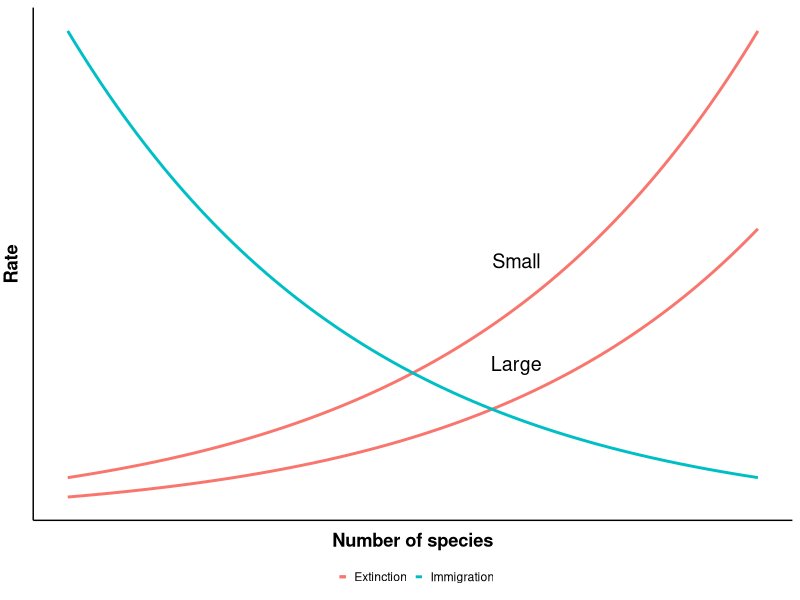
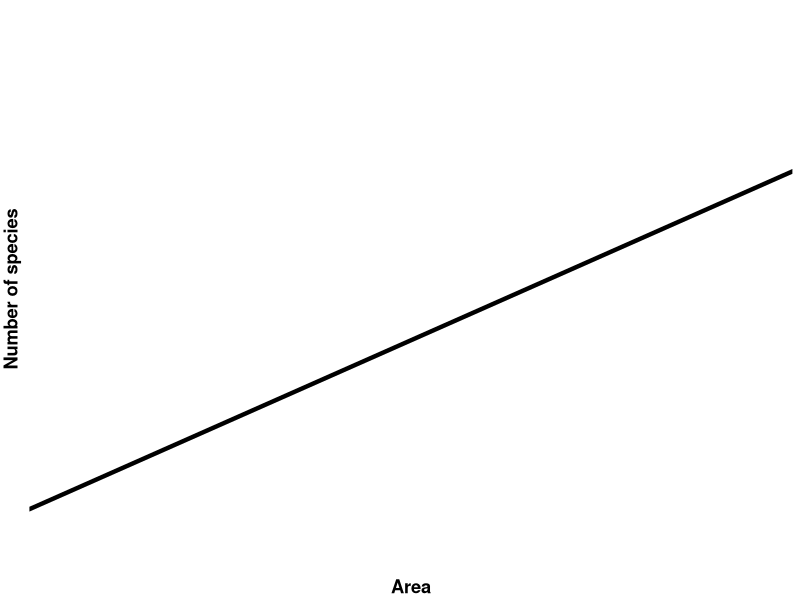
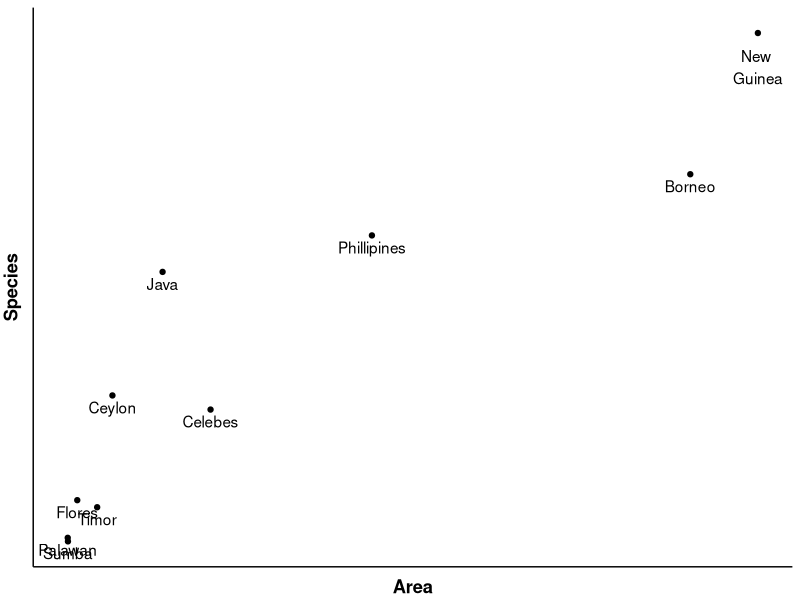
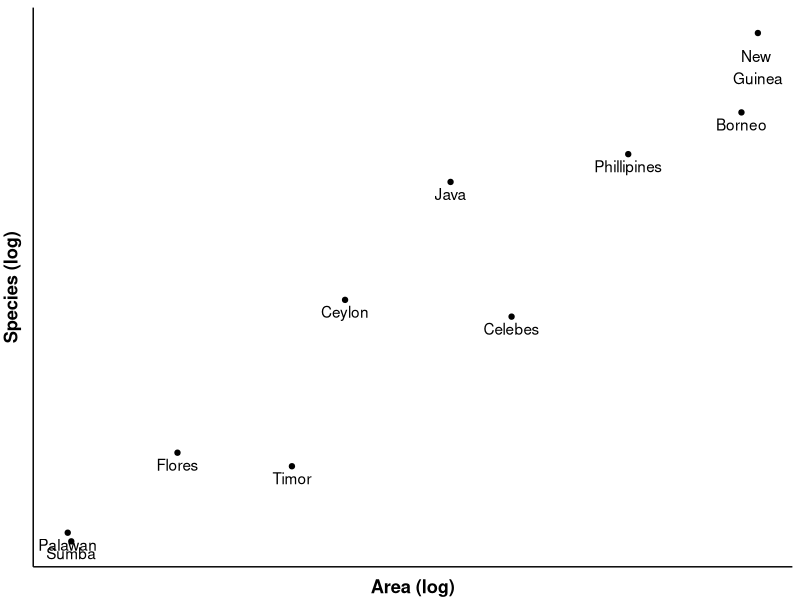
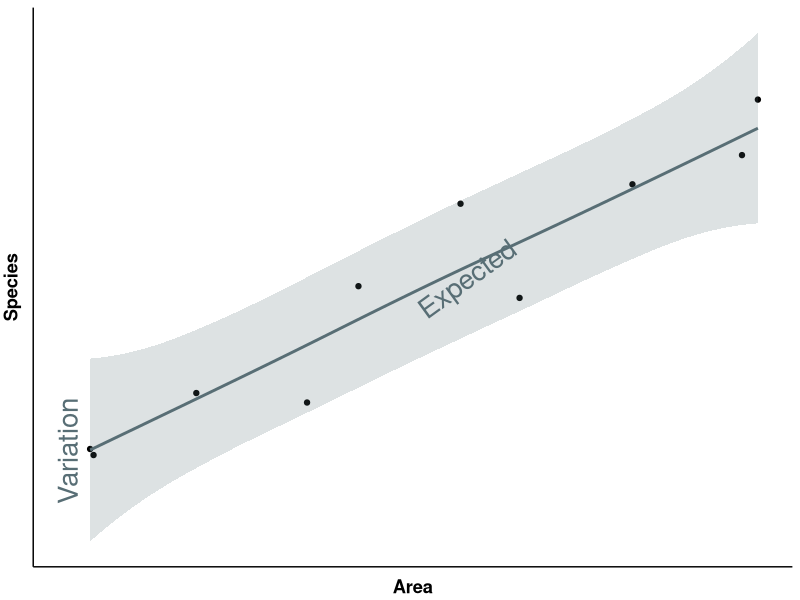
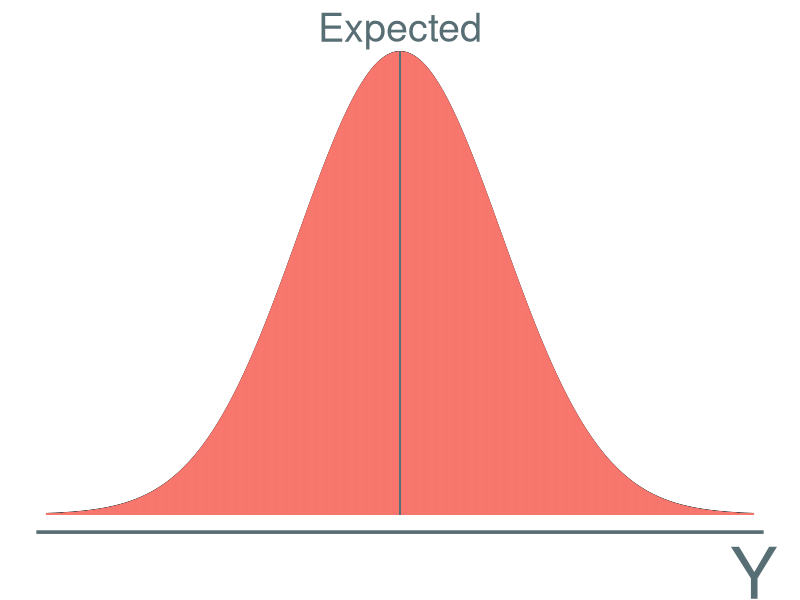
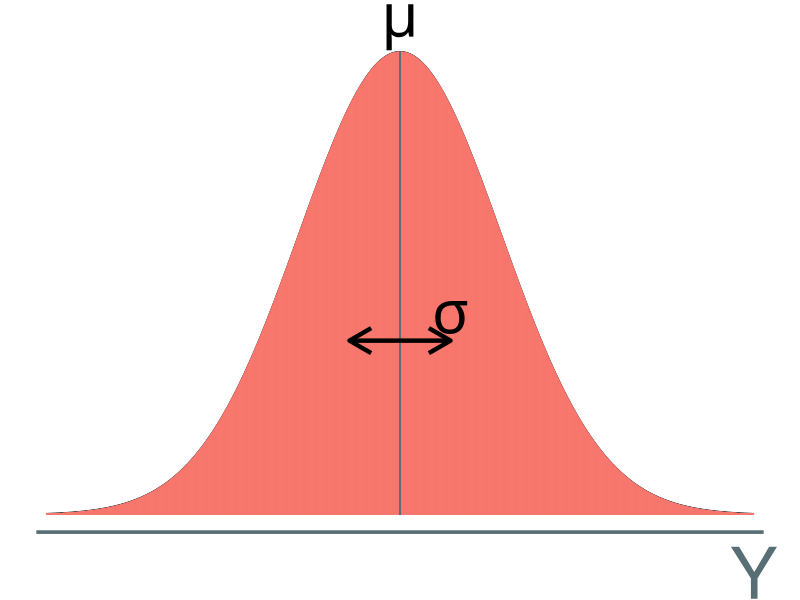
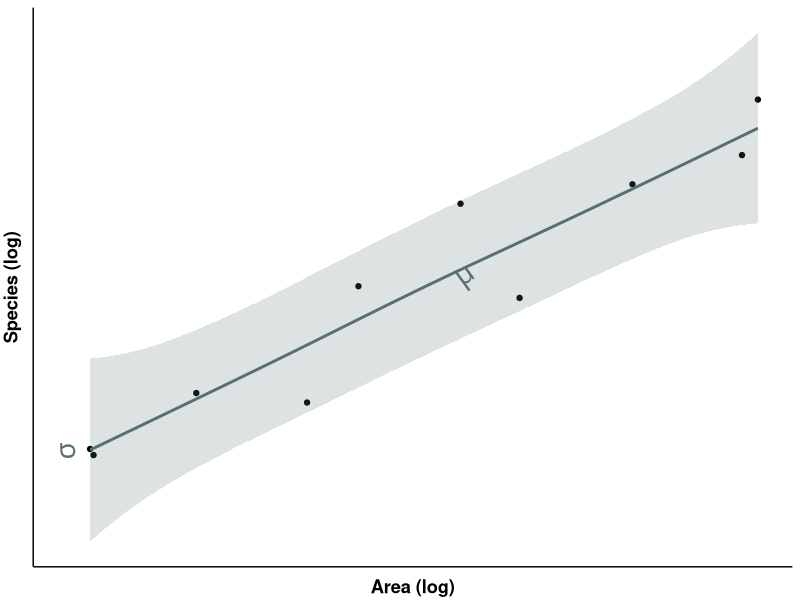

Recreate these plots in R, in order. (Note: this script raises an error after producing the figures.)
# Graphics for presentation

library(ggplot2)

## ggplot theme
my_theme <- theme(
     panel.background = element_rect(fill='transparent'),
     plot.background = element_rect(fill='transparent', color=NA),
     #panel.grid.major = element_blank(),
     #panel.grid.minor = element_blank(),
     legend.background = element_rect(fill='transparent', color = NA),
     legend.box.background = element_rect(fill='transparent', color = NA),
     axis.title = element_text(face = "bold",size = rel(1.2)),
     axis.title.y = element_text(angle=90,vjust =2),
     axis.title.x = element_text(vjust = -0.2),
     axis.line = element_line(colour="black"),
     axis.ticks = element_line(),
     axis.text.x = element_blank(),
     axis.ticks.x = element_blank(),
     axis.text.y = element_blank(),
     axis.ticks.y = element_blank(),
     legend.key = element_rect(colour = NA),
     legend.position = "bottom",
     legend.direction = "horizontal",
     legend.key.size= unit(0.2, "cm")
)

## Data


area <- c(321000, 290000, 144000, 70000, 48000, 25000, 4500, 8870, 18000, 4600)
species <- c(540, 420, 368, 220, 337, 232, 111, 143, 137, 108)
island <- c("New \nGuinea", "Borneo", "Phillipines", "Celebes", 
            "Java", "Ceylon", "Palawan", "Flores", "Timor", "Sumba")


df <- data.frame(area = area, 
                 species = species, 
                 island = island)


# Theory -----------------------------------------------------------------------
set.seed(1492)


p_theory <- ggplot() +
  xlim(-5, 5) +
  geom_function(aes(colour = "Extinction"), fun = dnorm, args = list(mean = 90, sd = 18.5), lwd = 1) +
  geom_function(aes(colour = "Extinction"), fun = dnorm, args = list(mean = 90, sd = 19), lwd = 1) +
  geom_function(aes(colour = "Immigration"), fun = dnorm, args = list(mean = -90, sd = 19), lwd = 1) +
  labs(colour = "", x = "Number of species", y = "Rate") +
  annotate("text", x = 1.5, y = 5e-7, label = "Small", size = 5) +
  annotate("text", x = 1.5, y = 3e-7, label = "Large", size = 5) +
  my_theme
  

p_theory
ggsave("01_presentation/figs/theory.png", bg = "transparent", width = 6, height = 6)

# Expect -----------------------------------------------------------------------

p_expect <- ggplot() +
  geom_abline(slope = 0.6, intercept = 0.1, lwd = 1.5) +
  my_theme +
  labs(x = "Area", y = "Number of species") +
  theme(
    axis.text.x = element_blank(),
    axis.ticks.x = element_blank(),
    axis.text.y = element_blank(),
    axis.ticks.y = element_blank()
  ) + my_theme

p_expect
ggsave("01_presentation/figs/expect.png", bg = "transparent", width = 6, height = 6)

# Plot data --------------------------------------------------------------------
data_plot <- ggplot(data = df, aes(x = area, y = species)) +
  geom_point() +
  labs(x = "Area", y = "Species") +
  #scale_y_continuous(trans = "log10") +
  scale_x_continuous(labels = scales::comma) +
  #geom_smooth(method = "lm", color = "#586e75", fill = "#586e75", alpha = .2) +
  geom_text(label = island, vjust = 1.5) +
  my_theme

data_plot
ggsave("01_presentation/figs/data_plot.png", bg = "transparent", width = 6, height = 6)

data_plot2 <- ggplot(data = df, aes(x = area, y = species)) +
  geom_point() +
  labs(x = "Area (log)", y = "Species (log)") +
  scale_y_continuous(trans = "log10") +
  scale_x_continuous(trans = "log10", labels = scales::comma) +
  #geom_smooth(method = "lm", color = "#586e75", fill = "#586e75", alpha = .2) +
  geom_text(label = island, vjust = 1.5) +
  my_theme


data_plot2
ggsave("01_presentation/figs/data_plot2.png", bg = "transparent", width = 6, height = 6)


# Expect variation -------------------------------------------------------------
expect_variation <- ggplot(data = df, aes(x = area, y = species)) +
  xlim(0, max(df$area + 100000)) +
  geom_point() +
  labs(x = "Area", y = "Species") +
  scale_y_continuous(trans = "log10") +
  scale_x_continuous(trans = "log10", labels = scales::comma) +
  geom_smooth(method = "gam",  level = 0.9995,
              color = "#586e75", fill = "#586e75", alpha = .2) + 
  annotate("text", x = 50000, y = 240, label= "Expected", color="#586e75", size=7, angle = 36) +
  annotate("text", x = 3900, y = 110, label= "Variation", color="#586e75", size=7, angle = 90) +
  my_theme

expect_variation
ggsave("01_presentation/figs/expect_variation.png", bg = "transparent", width = 6, height = 6)

# Dnorm ------------------------------------------------------------------------
x1 <- seq(-3.5,3.5, by=0.001)

df2 <- data.frame(
  X = x1,
  Y = dnorm(x1)
) 

p.g <-
  ggplot(df2, aes(X,Y)) +
  geom_line() +
  theme_void() +
  theme(legend.position = "none") +
  geom_segment(aes(xend=X, yend=0, colour = "#586e75", alpha = .3)) +
  geom_segment(aes(x=0, y=dnorm(0), xend=0, yend=0), color="#586e75")

p.g + annotate("text", x = 0, y = 0.42, label= "Expected", color="#586e75", size=10) +
  annotate("segment", x = -3.6, xend = 3.6, y = -0.015, yend = -0.015,
           colour = "#586e75", linewidth = 1.25) +
  annotate("text", x = 3.5, y = -0.05, label= "Y", color="#586e75", size=18)

ggsave("01_presentation/figs/dnorm.png", bg = "transparent", width = 6, height = 6)


# Dnorm2 -----------------------------------------------------------------------
p.g +
    annotate("text", x = 0, y = 0.42, label= "mu", size=15, parse=TRUE) +
    annotate("text", x = 0.5, y = 0.17, label= "sigma", size=15, parse=TRUE) +
    annotate("segment", x = -0.5, xend = 0.5, y = .15, yend = .15,
             colour = "black", linewidth = 1.5, arrow = arrow(ends="both")) +
    annotate("segment", x = -3.6, xend = 3.6, y = -0.015, yend = -0.015,
             colour = "#586e75", size = 1.25) +
    annotate("text", x = 3.5, y = -0.05, label= "Y", color="#586e75", size=18)

ggsave("01_presentation/figs/dnorm2.png", bg = "transparent", width = 6, height = 6)

# Expect var2 ------------------------------------------------------------------
ggplot(data = df, aes(x = area, y = species)) +
  xlim(0, max(df$area + 100000)) +
  geom_point() +
  labs(x = "Area (log)", y = "Species (log)") +
  scale_y_continuous(trans = "log10") +
  scale_x_continuous(trans = "log10", labels = scales::comma) +
  geom_smooth(method = "gam",  level = 0.9995,
              color = "#586e75", fill = "#586e75", alpha = .2) + 
  annotate("text", x = 50000, y = 240, label= "mu", color="#586e75", size=7, angle = 36, parse = TRUE) +
  annotate("text", x = 3900, y = 110, label= "sigma", color="#586e75", size=7, angle = 90, parse = TRUE) +
  my_theme

ggsave("01_presentation/figs/expect_variation2.png", bg = "transparent", width = 6, height = 6)

# Theory 2 ---------------------------------------------------------------------
ggplot() +
  geom_abline(slope = 0.6, intercept = 0.1, lwd = 1.5) +
  theme_Publication() +
  labs(x = "Area (log)", y = "Number of species (log)") +
  theme(
    axis.text.x = element_blank(),
    axis.ticks.x = element_blank(),
    axis.text.y = element_blank(),
    axis.ticks.y = element_blank()
  ) + my_theme

ggsave("01_presentation/figs/theory_log.png", bg = "transparent", width = 6, height = 6)


# Theory 3----------------------------------------------------------------------
ggplot(data = df, aes(x = area, y = species)) +
  labs(x = "Area (log)", y = "Species (log)") +
  scale_y_continuous(trans = "log10") +
  scale_x_continuous(trans = "log10", labels = scales::comma) +
  geom_smooth(method = "gam",  level = 0.9995,
              color = "#586e75", fill = "#586e75", alpha = .2) + 
  my_theme

ggsave("01_presentation/figs/theory3.png", bg = "transparent", width = 6, height = 6)

# Fit --------------------------------------------------------------------------
p_fit <- ggplot(data = df, aes(x = area, y = species)) +
  geom_point() +
  labs(x = "Area (log)", y = "Species (log)") +
  scale_y_continuous(trans = "log10") +
  scale_x_continuous(trans = "log10", labels = scales::comma) +
  geom_smooth(method = "lm",  color = "#586e75", se = FALSE) + 
  my_theme

p_fit
ggsave("01_presentation/figs/fit.png", bg = "transparent", width = 6, height = 6)



pred <- predict(mod)

log_c <-  coef(mod)[1]
z <- coef(mod)[2]

log_c + z * log(df$area)


coef(mod)[1] + coef(mod)[2] * log(df$area)
pred

S <- exp(log_c) * df$area ^ z
S

